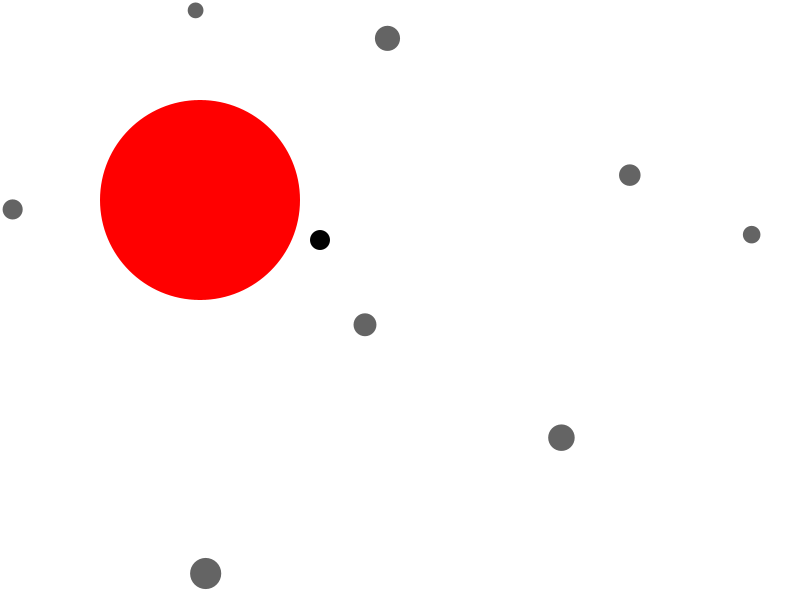
Frame 1 (no input)
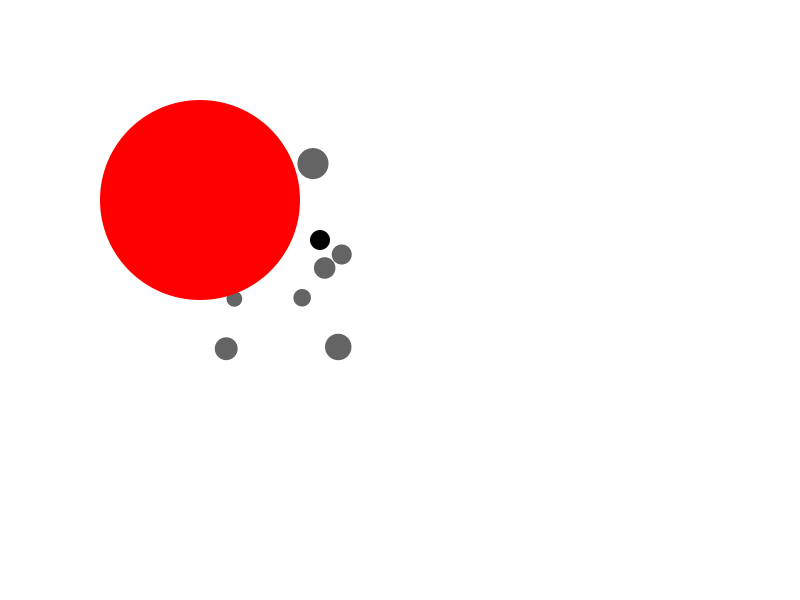
Frame 60 (the mouse pressed at the canvas centre just before this capture)
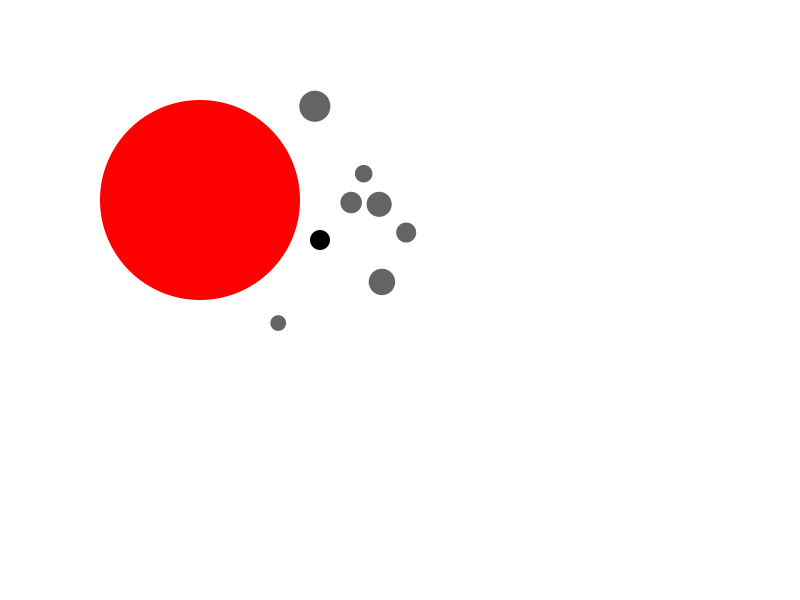
Frame 120 (the mouse held since frame 60 and released just before this capture)

The Processing sketch that drew these frames (run headless with seeded random() and noise(); from frame 60 on, the mouse is pressed at the canvas centre):

// Processing sketch: Forces
// ── Forces.pde
Planet planet;
Planet planet2;
Planet planet3;
Planet planet4;
Planet planet5;
Planet planet6;
Planet planet7;
Planet planet8;

//zoom function
float scale = 1;
float xPan = 400;
float yPan = 300;

Planet[] planets;
void setup() {
  planet = new Planet(random(15,40));
  planet2 = new Planet(random(15,40));
  planet3 = new Planet(random(15,40));
  planet4 = new Planet(random(15,40));
  planet5 = new Planet(random(15,40));
  planet6 = new Planet(random(15,40));
  planet7 = new Planet(random(15,40));
  planet8 = new Planet(random(15,40));
  
  planets = new Planet[8];
  planets[0] = planet;
  planets[1] = planet2;
  planets[2] = planet3;
  planets[3] = planet4;
  planets[4] = planet5;
  planets[5] = planet6;
  planets[6] = planet7;
  planets[7] = planet8;
  size(800, 600);
  frameRate(10);
  noStroke();
}

void draw() {
  background(255);
  pushMatrix();
  //zoom function
  translate(-xPan, -yPan);
  translate(width/2, height/2);
  scale(scale);
  fill(100);
  for (int i = 0; i < planets.length; i++){
   planets[i].update();
   planets[i].display();
  }
  fill(0);
  ellipse(width/2.5,height/2.5, 20, 20);
  popMatrix();
  fill(255, 0, 0);
  ellipse(200, 200, 200, 200);
}

//zoom function
void keyPressed() {
  if(key == 'w'){
    scale *= 1.02;
  }
  if(key == 's'){
    scale *= .98;
  }
}

void mouseDragged ()  {
  xPan += (pmouseX - mouseX)/scale;
  yPan += (pmouseY - mouseY)/scale;
}

void mouseWheel (MouseEvent event) {
  float scaleAmt = 1 + (.05 * event.getCount());
  println(scale);
  scale *= scaleAmt;
}

// ── Planet.pde
class Planet{
  PVector pos;
  PVector vel;
  PVector acc;
  PVector direc;
  float size;
  
  Planet(float _s) {
    pos = new PVector(random(width), random(height));
    vel = new PVector(random(-5, 5), random(-5, 5));
    acc = new PVector(0, 0);
    size = _s;
  }
  void edges(){
    if(pos.x > width){pos.x = 0;}
    if(pos.y > height){pos.y = 0;}
    if(pos.x < 0){pos.x = width;}
    if(pos.y < 0){pos.y = height;}
  }
  
  void update(){
    direc = findGravity(planets);
    direc.sub(pos);
    direc.normalize();
    acc = direc;
    vel.add(acc);
    pos.add(vel);
    vel.limit(15);
  }
  
  PVector findGravity(Planet[] planetss){
    PVector gravity = new PVector(0, 0);
    for(int i = 0; i < planetss.length; i++){
      gravity.add(planetss[i].pos);
    }
    PVector mouse = new PVector(width/2.5, height/2.5);
    mouse.mult(3);
    gravity.add(mouse);
    gravity.div(planetss.length + 3);
    return gravity;
  }
  
  void display(){
    ellipse(pos.x, pos.y, size, size);
  }
}
